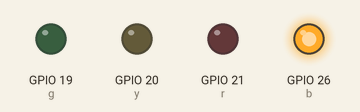
The program below on a simulated Raspberry Pi (BCM pin numbers). On the bench: output pins drawn as LEDs (lit = HIGH).

Above: at 0.04 s.
At 0.84 s:
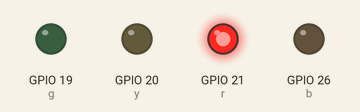
At 1.4 s:
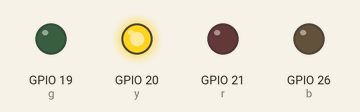
At 2.84 s:
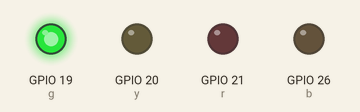
Timing chart, 0 to 3.1 s (numbered marks = the images above):
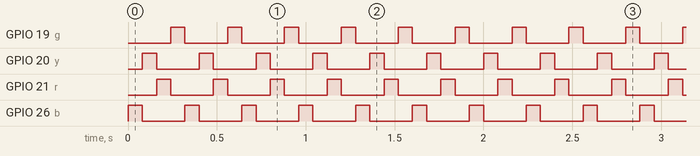

Measured:
- by itself, GPIO 19 (g), GPIO 20 (y), GPIO 21 (r), GPIO 26 (b): alternates HIGH for 0.08 s and LOW for 0.24 s

The program:

led.py
```python
import RPi.GPIO as GPIO
import time

GPIO.setmode(GPIO.BCM)
GPIO.setwarnings(False)
b = [26]
y = [20]
g = [19]
r = [21]
GPIO.setup(b, GPIO.OUT)
GPIO.setup(y, GPIO.OUT)
GPIO.setup(g, GPIO.OUT)
GPIO.setup(r, GPIO.OUT)
while True:
	GPIO.output(b, 1)
	GPIO.output(y, 0)
	GPIO.output(g, 0)
	GPIO.output(r, 0)
	time.sleep(0.08)
	GPIO.output(b, 0)
	GPIO.output(y, 1)
	GPIO.output(g, 0)
	GPIO.output(r, 0)
	time.sleep(0.08)
	GPIO.output(b, 0)
	GPIO.output(y, 0)
	GPIO.output(g, 0)
	GPIO.output(r, 1)
	time.sleep(0.08)
	GPIO.output(b, 0)
	GPIO.output(y, 0)
	GPIO.output(g, 1)
	GPIO.output(r, 0)
	time.sleep(0.08)
```
